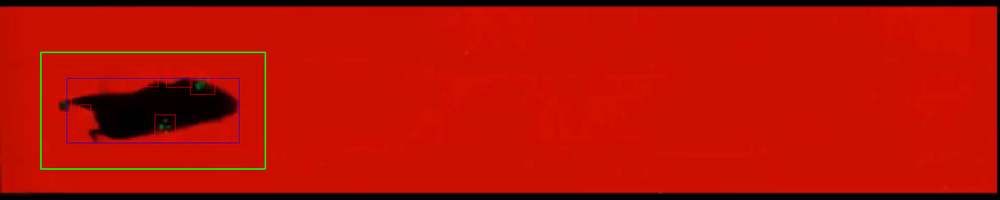
#> input picture tests/fixtures/mouse_001/per_frame/frame_0001_det.png, 1000 x 200 px, shrunk from 1920 x 384 before the run
$ python -i footprint.py   (imports and definitions only)
#> lines starting #> are read from the running program, lines starting #| are printed output that depends on the picture; after the words box and inside, x2 and y2 are one past the last pixel; in counts of white or black regions, pixels touching at a corner belong together
#> further down, picture is the input picture: shape (200, 1000, 3); mean B, G, R 0.9, 14.2, 181.3
"""FTIR footprint analysis: green-light segmentation + connected components.

Physics (FTIR):
    PMMA light guide (n=1.49) + green LED (525 nm) → total internal reflection.
    Paw contact (skin n≈1.40) changes critical angle → light escapes at
    contact area.  Contact area ∝ footprint area; contact pressure ∝ intensity.

Pipeline:
    1. HSV green segmentation  → binary mask
    2. Morphological open/close  → clean mask
    3. Connected components      → per-footprint blobs
    4. Nearest-neighbor match to DLC paw positions → assign footprint to paw

Output per footprint:
    - area_px, area_mm² (with px_per_mm calibration)
    - bounding box (x, y, w, h)
    - centroid (cx, cy)
    - major/minor axis lengths (ellipse fit)
"""
from __future__ import annotations

from dataclasses import dataclass
from typing import Sequence

import cv2
import numpy as np


@dataclass(slots=True)
class Footprint:
    """A single detected footprint (one paw contact)."""
    label: int
    area_px: int
    area_mm2: float
    bbox: tuple[int, int, int, int]   # x, y, w, h
    centroid: tuple[float, float]     # cx, cy
    major_axis: float
    minor_axis: float
    angle_deg: float                  # ellipse orientation
    matched_paw: str | None = None    # e.g. "RightFore"


def segment_green(
    frame: np.ndarray,
    hsv_lower: tuple[int, int, int] = (35, 50, 30),
    hsv_upper: tuple[int, int, int] = (85, 255, 255),
) -> np.ndarray:
    """HSV green-channel segmentation.

    Args:
        frame: BGR image (H×W×3) from OpenCV.
        hsv_lower/upper: HSV threshold tuple (H:0-179, S:0-255, V:0-255).

    Returns:
        Binary mask (H×W, uint8) of green regions.
    """
#> called with hsv_lower = (35, 50, 30), hsv_upper = (85, 255, 255)
    hsv = cv2.cvtColor(frame, cv2.COLOR_BGR2HSV)
#> hsv: shape (200, 1000, 3); mean H, S, V 9.7, 248.1, 182.5
    mask = cv2.inRange(hsv, np.array(hsv_lower), np.array(hsv_upper))
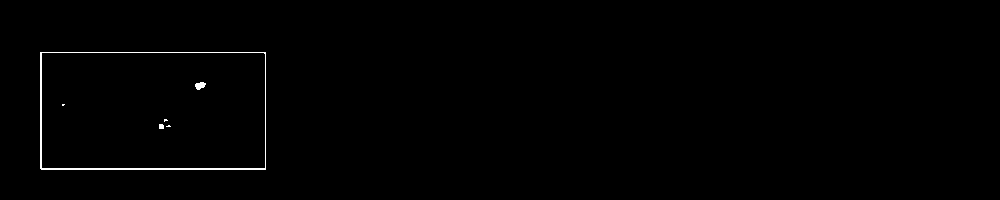
#> mask: shape (200, 1000); 0.56% white in thin lines or dots, all inside (x1, y1, x2, y2) = (40, 52, 266, 170)
    return mask


def clean_mask(
    mask: np.ndarray,
    open_kernel: int = 3,
    close_kernel: int = 5,
) -> np.ndarray:
    """Morphological open (remove noise) + close (fill holes).

    Args:
        mask: binary mask.
        open_kernel: kernel size for opening.
        close_kernel: kernel size for closing.

    Returns:
        Cleaned binary mask.
    """
#> called with open_kernel = 3, close_kernel = 5
    open_k = cv2.getStructuringElement(cv2.MORPH_ELLIPSE, (open_kernel, open_kernel))
    close_k = cv2.getStructuringElement(cv2.MORPH_ELLIPSE, (close_kernel, close_kernel))
    cleaned = cv2.morphologyEx(mask, cv2.MORPH_OPEN, open_k)
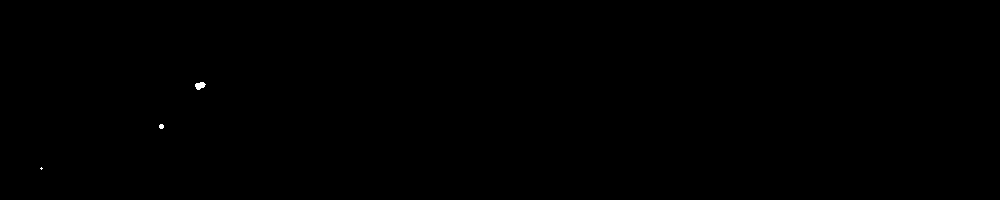
#> cleaned: shape (200, 1000); 0.04% white; 3 white regions (1 under 20 px), largest, box (x1, y1, x2, y2) and area: (195, 82, 206, 90) 60, (159, 124, 164, 129) 21
    cleaned = cv2.morphologyEx(cleaned, cv2.MORPH_CLOSE, close_k)
#> cleaned: shape (200, 1000); 0.04% white; 3 white regions (1 under 20 px), largest, box (x1, y1, x2, y2) and area: (195, 82, 206, 90) 61, (159, 124, 164, 129) 21
    return cleaned


def extract_footprints(
    mask: np.ndarray,
    px_per_mm: float | None = None,
    min_area_px: int = 50,
) -> list[Footprint]:
    """Connected-component analysis on a cleaned binary mask.

    Args:
        mask: cleaned binary mask.
        px_per_mm: pixels per mm for real-world area conversion. None = keep px.
        min_area_px: discard components smaller than this.

    Returns:
        List of Footprint objects, sorted by area descending.
    """
#> called with min_area_px = 50
    n_labels, labels, stats, centroids = cv2.connectedComponentsWithStats(mask, connectivity=8)
#> labels: shape (200, 1000) int32; 4 distinct labels, from 0 to 3
#> n_labels = 4; stats = [[0, 0, 1000, 200, 199913], [195, 82, 11, 8, 61], [159, 124, 5, 5, 21], [40, 167, 3, 3, 5]]; centroids = [[499.6, 99.5], [199.6, 85.25], [161, 126], [41, 168]]
    footprints: list[Footprint] = []
    for i in range(1, n_labels):  # skip background label 0
        area_px = int(stats[i, cv2.CC_STAT_AREA])
        if area_px < min_area_px:
            continue
        x = int(stats[i, cv2.CC_STAT_LEFT])
        y = int(stats[i, cv2.CC_STAT_TOP])
        w = int(stats[i, cv2.CC_STAT_WIDTH])
        h = int(stats[i, cv2.CC_STAT_HEIGHT])
        cx, cy = float(centroids[i][0]), float(centroids[i][1])

        # Ellipse fit for major/minor axis (needs ≥5 contour points)
        component_mask = (labels == i).astype(np.uint8) * 255
        contours, _ = cv2.findContours(component_mask, cv2.RETR_EXTERNAL, cv2.CHAIN_APPROX_SIMPLE)
        if contours and len(contours[0]) >= 5:
            ellipse = cv2.fitEllipse(contours[0])
            (ex, ey), (major, minor), angle = ellipse
            major_axis = max(major, minor)
            minor_axis = min(major, minor)
            angle_deg = angle
        else:
            major_axis = minor_axis = angle_deg = 0.0

        area_mm2 = area_px / (px_per_mm ** 2) if px_per_mm else float(area_px)
        footprints.append(Footprint(
            label=i,
            area_px=area_px,
            area_mm2=area_mm2,
            bbox=(x, y, w, h),
            centroid=(cx, cy),
            major_axis=major_axis,
            minor_axis=minor_axis,
            angle_deg=angle_deg,
        ))
#> this loop made 3 passes
#> (area_px, x, y, w, h, cx, cy, ex) on pass 1: (61, 195, 82, 11, 8, 199.6, 85.25, 199.5)
#> area_px on pass 2: 21
#> after the loop, footprints = 1 item

    footprints.sort(key=lambda f: f.area_px, reverse=True)
    return footprints


# [45 lines left out: function match_footprints_to_paws, not called in this run]


# ---------------------------------------------------------------------------
# One-shot convenience
# ---------------------------------------------------------------------------

def analyze_frame(
    frame: np.ndarray,
    paw_positions: dict[str, tuple[float, float]] | None = None,
    px_per_mm: float | None = None,
    hsv_lower: tuple[int, int, int] = (35, 50, 30),
    hsv_upper: tuple[int, int, int] = (85, 255, 255),
    min_area_px: int = 50,
) -> list[Footprint]:
    """Full pipeline: segment -> clean -> extract -> optionally match to paws.

    Args:
        frame: BGR image.
        paw_positions: optional DLC paw positions for matching.
        px_per_mm: optional calibration.
        hsv_lower/upper: green segmentation thresholds.
        min_area_px: minimum component area.

    Returns:
        List of Footprint objects.
    """
    mask = segment_green(frame, hsv_lower, hsv_upper)
    mask = clean_mask(mask)
    footprints = extract_footprints(mask, px_per_mm, min_area_px)
#> footprints = 1 item
    if paw_positions is not None:
        footprints = match_footprints_to_paws(footprints, paw_positions)
    return footprints

>>> import cv2
>>> picture = cv2.imread('../../../tests/fixtures/mouse_001/per_frame/frame_0001_det.png')
>>> result = analyze_frame(picture)
#> result = 1 item
